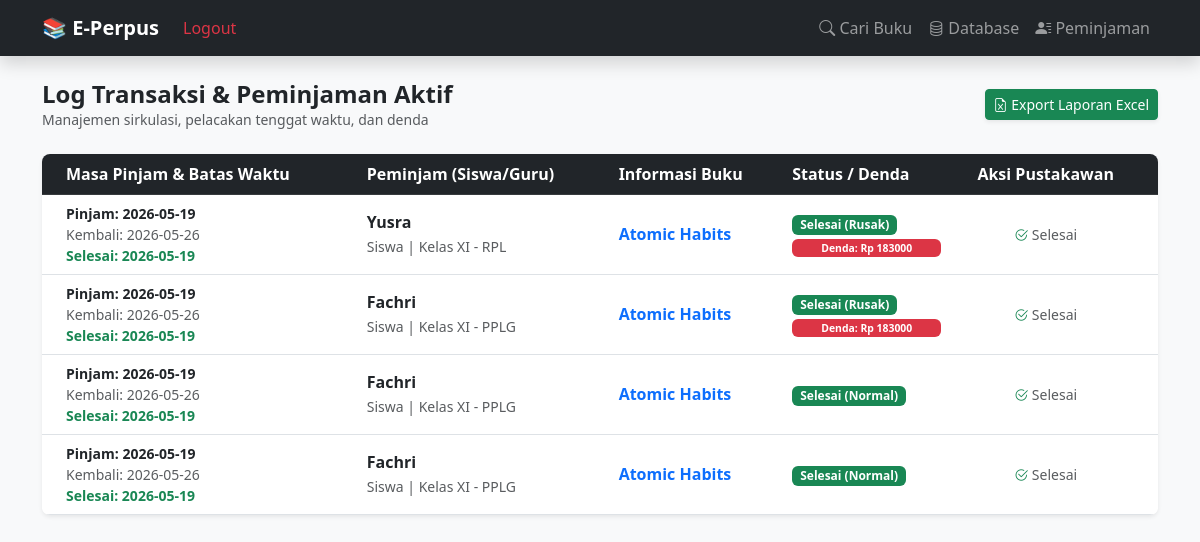
Before: /peminjaman (signed in) with the older database file.
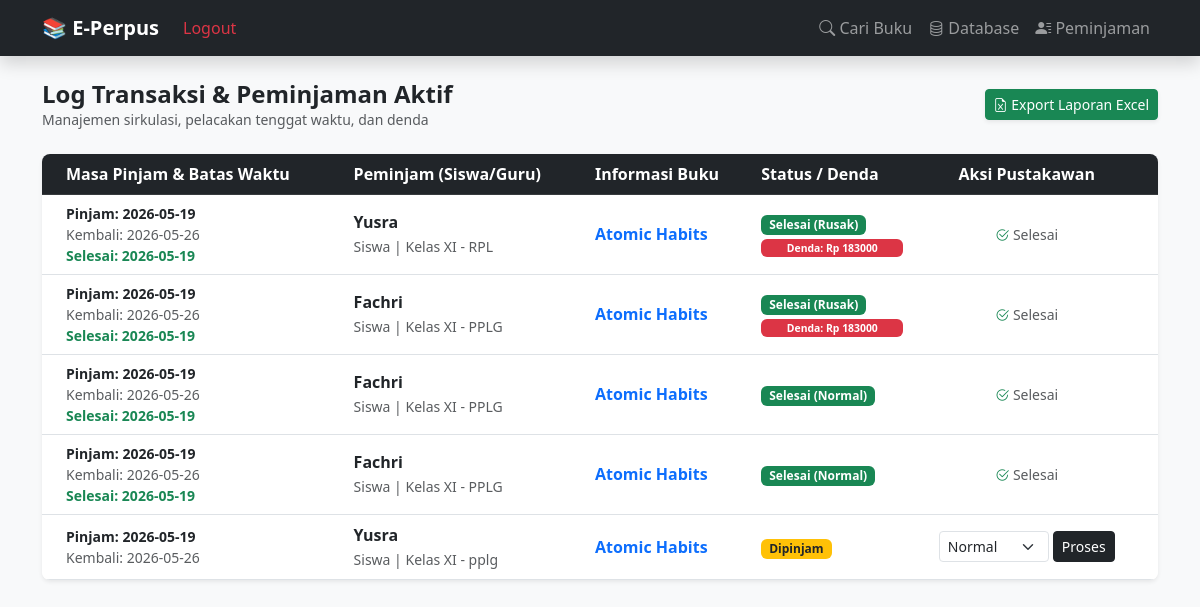
After: the same page with the newer database file.
### tables this page shows
CREATE TABLE peminjaman (
            id INTEGER PRIMARY KEY AUTOINCREMENT,
            id_buku INTEGER,
            id_anggota TEXT, -- Nama Peminjam
            tipe_user TEXT,  -- Siswa / Guru
            kelas TEXT,
            jurusan TEXT,
            tgl_pinjam TEXT,
            tgl_kembali_seharusnya TEXT,
            tgl_dikembalikan TEXT,
            status TEXT DEFAULT 'Dipinjam', -- Dipinjam / Kembali / Rusak / Hilang
            denda INTEGER DEFAULT 0,
            FOREIGN KEY(id_buku) REFERENCES buku(id)
        );

CREATE TABLE buku (
            id INTEGER PRIMARY KEY AUTOINCREMENT,
            -- Data Katalog (Publik)
            judul TEXT NOT NULL,
            sub_judul TEXT,
            penulis TEXT,
            penerbit TEXT,
            tahun_terbit TEXT,
            isbn TEXT,
            kategori TEXT,
            sinopsis TEXT,
            cover_img TEXT,
            -- Data Inventaris (Internal Pustakawan)
            id_buku_fisik TEXT UNIQUE, -- Barcode / ID Unik Eksemplar
            nomor_panggil TEXT,        -- Call Number di Rak
            lokasi_rak TEXT,
            sumber_perolehan TEXT,     -- Pembelian / Hadiah / Sumbangan
            tanggal_masuk TEXT,
            kondisi_buku TEXT DEFAULT 'Baik', -- Baik / Rusak / Hilang
            harga_buku INTEGER DEFAULT 0,     -- Untuk Pelaporan Aset & Denda Opsi A
            stok INTEGER DEFAULT 1
        );

### app.py (the view)
@app.route('/peminjaman')
def daftar_peminjaman():
    if not session.get('logged_in'):
        flash('Silakan login terlebih dahulu!', 'danger')
        return redirect(url_for('login'))
    conn = get_db_connection()
    peminjaman_data = conn.execute('''
        SELECT p.id, b.judul, p.id_anggota as nama, p.tipe_user, p.kelas, p.jurusan,
               p.tgl_pinjam, p.tgl_kembali_seharusnya, p.tgl_dikembalikan, p.status, p.denda
        FROM peminjaman p
        JOIN buku b ON p.id_buku = b.id
        ORDER BY p.status DESC, p.tgl_pinjam DESC
    ''').fetchall()
    conn.close()
    peminjaman_final = []
    tgl_sekarang = datetime.now().date()
    for row in peminjaman_data:
        p = dict(row)
        if p['status'] == 'Dipinjam' and p['tgl_kembali_seharusnya']:
            tgl_tenggat = datetime.strptime(p['tgl_kembali_seharusnya'], '%Y-%m-%d').date()
            selisih = (tgl_sekarang - tgl_tenggat).days
            if selisih > 0:
                p['terlambat'] = True
                p['durasi_terlambat'] = selisih
            else:
                p['terlambat'] = False
                p['durasi_terlambat'] = 0
        else:
            p['terlambat'] = False
            p['durasi_terlambat'] = 0
        peminjaman_final.append(p)
    return render_template('peminjaman.html', peminjaman=peminjaman_final)

### app.py (called while the page is built)
def get_db_connection():
    base_dir = os.path.dirname(os.path.abspath(__file__))
    db_path = os.path.join(base_dir, 'perpustakaan.db')
    conn = sqlite3.connect(db_path)
    conn.row_factory = sqlite3.Row
    return conn

### templates/peminjaman.html (shortened to what this page needs)
{% extends 'layout.html' %}
{% block content %}
<div class="d-flex justify-content-between align-items-center mb-4 mt-2">
    <div>
        <h4 class="fw-bold mb-0 text-dark">Log Transaksi & Peminjaman Aktif</h4>
        <p class="text-muted small mb-0">Manajemen sirkulasi, pelacakan tenggat waktu, dan denda</p>
    </div>
    {% if session.get('logged_in') %}
    <a href="/export_peminjaman" class="btn btn-success btn-sm shadow-sm">
        <i class="bi bi-file-earmark-excel"></i> Export Laporan Excel
    </a>
    {% endif %}
</div>
<div class="card shadow-sm border-0 rounded-3 overflow-hidden">
    <div class="table-responsive">
        <table class="table table-hover align-middle mb-0">
            <thead class="table-dark">
                <tr>
                    <th class="ps-4">Masa Pinjam & Batas Waktu</th>
                    <th>Peminjam (Siswa/Guru)</th>
                    <th>Informasi Buku</th>
                    <th>Status / Denda</th>
                    <th class="text-center pe-4">Aksi Pustakawan</th>
                </tr>
            </thead>
            <tbody>
                {% for p in peminjaman %}
                <tr class="{{ 'table-danger' if p.terlambat and p.status == 'Dipinjam' else '' }}">
                    <td class="ps-4">
                        <small class="d-block text-dark fw-bold">Pinjam: {{ p.tgl_pinjam }}</small>
                        <small class="d-block text-muted">Kembali: {{ p.tgl_kembali_seharusnya if p.tgl_kembali_seharusnya else '-' }}</small>
                        {% if p.tgl_dikembalikan %}
                            <small class="d-block text-success fw-bold">Selesai: {{ p.tgl_dikembalikan }}</small>
                        {% endif %}
                    </td>
                    <td>
                        <strong class="text-dark">{{ p.nama }}</strong><br>
                        <small class="text-muted">{{ p.tipe_user }} | Kelas {{ p.kelas }} - {{ p.jurusan }}</small>
                    </td>
                    <td><span class="fw-bold text-primary">{{ p.judul }}</span></td>
                    <td>
                        {% if p.status == 'Dipinjam' %}
                            <span class="badge bg-warning text-dark px-2 py-1 rounded">Dipinjam</span>
                        {% else %}
                            <span class="badge bg-success px-2 py-1 rounded">{{ p.status }}</span>
                            {% if p.denda > 0 %}
                                <span class="badge bg-danger d-block mt-1" style="font-size: 0.65rem;">Denda: Rp {{ p.denda|int }}</span>
                            {% endif %}
                        {% endif %}
                    </td>
                    <td class="text-center pe-4">
                        {% if p.status == 'Dipinjam' %}
                            <form action="/kembalikan/{{ p.id }}" method="POST" class="d-flex gap-1 justify-content-center align-items-center">
                                <select name="status_kembali" class="form-select form-select-sm" style="width: 110px;" required>
                                    <option value="Normal">Normal</option>
                                </select>
                                <button type="submit" class="btn btn-sm btn-dark" onclick="return confirm('Proses pengembalian eksemplar?')">
                                    Proses
                                </button>
                            </form>
                        {% else %}
                            <span class="text-muted small"><i class="bi bi-check2-circle text-success"></i> Selesai</span>
                        {% endif %}
                    </td>
                </tr>
                {% endfor %}
            </tbody>
        </table>
    </div>
</div>
{% endblock %}

### templates/layout.html (shortened to what this page needs)
<!DOCTYPE html>
<html lang="id">
<head>
    <link href="https://cdn.jsdelivr.net/npm/bootstrap@5.3.0/dist/css/bootstrap.min.css" rel="stylesheet">
    <link rel="stylesheet" href="https://cdn.jsdelivr.net/npm/bootstrap-icons@1.11.1/font/bootstrap-icons.css">
    <link rel="stylesheet" href="https://cdn.jsdelivr.net/npm/@fancyapps/ui@5.0/dist/fancybox/fancybox.css"/>
</head>
<body class="bg-light">
<nav class="navbar navbar-expand-lg navbar-dark bg-dark mb-4 shadow">
    <div class="container">
        <a class="navbar-brand fw-bold" href="/">📚 E-Perpus</a>
        <div class="navbar-nav ms-auto">
            {% if session.get('logged_in') %}
                <a class="nav-link text-danger" href="/logout">Logout</a>
            {% else %}
                <a class="nav-link text-primary fw-bold" href="{{ url_for('login') }}">Login Admin</a>
            {% endif %}
        </div>
        <div class="collapse navbar-collapse" id="navbarNav">
            <div class="navbar-nav ms-auto">
                <a class="nav-link" href="/"><i class="bi bi-search"></i> Cari Buku</a>
                <a class="nav-link" href="/koleksi"><i class="bi bi-database"></i> Database</a>
                <a class="nav-link" href="/peminjaman"><i class="bi bi-person-lines-fill"></i> Peminjaman</a>
            </div>
        </div>
    </div>
</nav>
<div class="container mt-4">
    {% block content %}
    {% endblock %}
</div>
</body>
</html>

Changed rows visible on the page:
added peminjaman: tgl_pinjam "2026-05-19", tgl_kembali_seharusnya "2026-05-26", nama "Yusra", tipe_user "Siswa", kelas "XI", jurusan "pplg", judul "Atomic Habits", status "Dipinjam"
